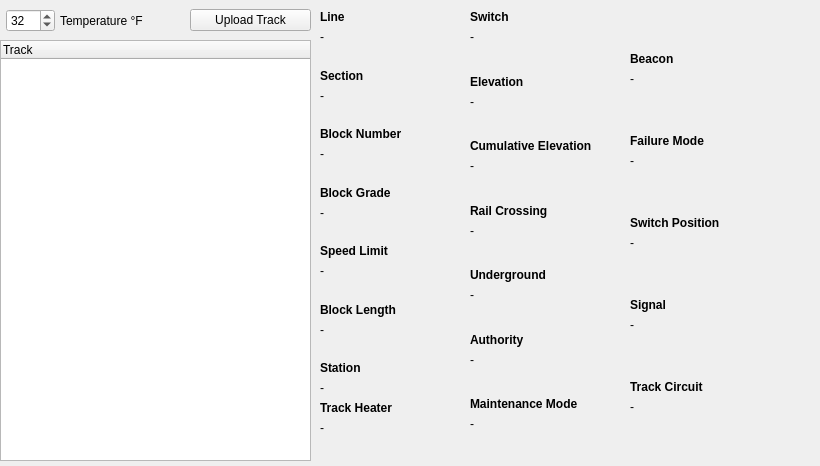
<?xml version="1.0" encoding="UTF-8"?>
<ui version="4.0">
 <class>Widget</class>
 <widget class="QWidget" name="Widget">
  <property name="geometry">
   <rect>
    <x>0</x>
    <y>0</y>
    <width>820</width>
    <height>466</height>
   </rect>
  </property>
  <property name="windowTitle">
   <string>Widget</string>
  </property>
  <widget class="QWidget" name="verticalLayoutWidget">
   <property name="geometry">
    <rect>
     <x>310</x>
     <y>0</y>
     <width>151</width>
     <height>464</height>
    </rect>
   </property>
   <layout class="QVBoxLayout" name="verticalLayout">
    <property name="leftMargin">
     <number>10</number>
    </property>
    <property name="topMargin">
     <number>10</number>
    </property>
    <property name="rightMargin">
     <number>10</number>
    </property>
    <property name="bottomMargin">
     <number>10</number>
    </property>
    <item>
     <widget class="QLabel" name="blockLineTitle">
      <property name="maximumSize">
       <size>
        <width>16777215</width>
        <height>20</height>
       </size>
      </property>
      <property name="font">
       <font>
        <bold>true</bold>
       </font>
      </property>
      <property name="text">
       <string>Line</string>
      </property>
     </widget>
    </item>
    <item>
     <widget class="QLabel" name="blockLineInfo">
      <property name="maximumSize">
       <size>
        <width>16777215</width>
        <height>20</height>
       </size>
      </property>
      <property name="text">
       <string>-</string>
      </property>
     </widget>
    </item>
    <item>
     <spacer name="verticalSpacer_3">
      <property name="orientation">
       <enum>Qt::Vertical</enum>
      </property>
      <property name="sizeHint" stdset="0">
       <size>
        <width>20</width>
        <height>40</height>
       </size>
      </property>
     </spacer>
    </item>
    <item>
     <widget class="QLabel" name="blockLineSection">
      <property name="maximumSize">
       <size>
        <width>16777215</width>
        <height>20</height>
       </size>
      </property>
      <property name="font">
       <font>
        <bold>true</bold>
       </font>
      </property>
      <property name="text">
       <string>Section</string>
      </property>
     </widget>
    </item>
    <item>
     <widget class="QLabel" name="blockSectionInfo">
      <property name="maximumSize">
       <size>
        <width>16777215</width>
        <height>20</height>
       </size>
      </property>
      <property name="text">
       <string>-</string>
      </property>
     </widget>
    </item>
    <item>
     <spacer name="verticalSpacer_4">
      <property name="orientation">
       <enum>Qt::Vertical</enum>
      </property>
      <property name="sizeHint" stdset="0">
       <size>
        <width>20</width>
        <height>40</height>
       </size>
      </property>
     </spacer>
    </item>
    <item>
     <widget class="QLabel" name="blockNumTitle">
      <property name="maximumSize">
       <size>
        <width>16777215</width>
        <height>20</height>
       </size>
      </property>
      <property name="font">
       <font>
        <bold>true</bold>
       </font>
      </property>
      <property name="text">
       <string>Block Number</string>
      </property>
     </widget>
    </item>
    <item>
     <widget class="QLabel" name="blockNumberInfo">
      <property name="maximumSize">
       <size>
        <width>16777215</width>
        <height>20</height>
       </size>
      </property>
      <property name="text">
       <string>-</string>
      </property>
     </widget>
    </item>
    <item>
     <spacer name="verticalSpacer_5">
      <property name="orientation">
       <enum>Qt::Vertical</enum>
      </property>
      <property name="sizeHint" stdset="0">
       <size>
        <width>20</width>
        <height>40</height>
       </size>
      </property>
     </spacer>
    </item>
    <item>
     <widget class="QLabel" name="blockGradeTitle">
      <property name="maximumSize">
       <size>
        <width>16777215</width>
        <height>20</height>
       </size>
      </property>
      <property name="font">
       <font>
        <bold>true</bold>
       </font>
      </property>
      <property name="text">
       <string>Block Grade</string>
      </property>
     </widget>
    </item>
    <item>
     <widget class="QLabel" name="blockGradeInfo">
      <property name="maximumSize">
       <size>
        <width>16777215</width>
        <height>16</height>
       </size>
      </property>
      <property name="text">
       <string>-</string>
      </property>
     </widget>
    </item>
    <item>
     <spacer name="verticalSpacer_6">
      <property name="orientation">
       <enum>Qt::Vertical</enum>
      </property>
      <property name="sizeHint" stdset="0">
       <size>
        <width>20</width>
        <height>40</height>
       </size>
      </property>
     </spacer>
    </item>
    <item>
     <widget class="QLabel" name="blockGradeTitle_2">
      <property name="maximumSize">
       <size>
        <width>16777215</width>
        <height>20</height>
       </size>
      </property>
      <property name="font">
       <font>
        <bold>true</bold>
       </font>
      </property>
      <property name="text">
       <string>Speed Limit</string>
      </property>
     </widget>
    </item>
    <item>
     <widget class="QLabel" name="blockSpeedLimitInfo">
      <property name="maximumSize">
       <size>
        <width>16777215</width>
        <height>20</height>
       </size>
      </property>
      <property name="text">
       <string>-</string>
      </property>
     </widget>
    </item>
    <item>
     <spacer name="verticalSpacer_7">
      <property name="orientation">
       <enum>Qt::Vertical</enum>
      </property>
      <property name="sizeHint" stdset="0">
       <size>
        <width>20</width>
        <height>40</height>
       </size>
      </property>
     </spacer>
    </item>
    <item>
     <widget class="QLabel" name="blockGradeTitle_3">
      <property name="maximumSize">
       <size>
        <width>16777215</width>
        <height>20</height>
       </size>
      </property>
      <property name="font">
       <font>
        <bold>true</bold>
       </font>
      </property>
      <property name="text">
       <string>Block Length</string>
      </property>
     </widget>
    </item>
    <item>
     <widget class="QLabel" name="blockLengthInfo">
      <property name="maximumSize">
       <size>
        <width>16777215</width>
        <height>20</height>
       </size>
      </property>
      <property name="text">
       <string>-</string>
      </property>
     </widget>
    </item>
    <item>
     <spacer name="verticalSpacer_8">
      <property name="orientation">
       <enum>Qt::Vertical</enum>
      </property>
      <property name="sizeHint" stdset="0">
       <size>
        <width>20</width>
        <height>40</height>
       </size>
      </property>
     </spacer>
    </item>
    <item>
     <widget class="QLabel" name="blockGradeTitle_4">
      <property name="maximumSize">
       <size>
        <width>16777215</width>
        <height>20</height>
       </size>
      </property>
      <property name="font">
       <font>
        <bold>true</bold>
       </font>
      </property>
      <property name="lineWidth">
       <number>1</number>
      </property>
      <property name="midLineWidth">
       <number>0</number>
      </property>
      <property name="text">
       <string>Station</string>
      </property>
      <property name="margin">
       <number>0</number>
      </property>
     </widget>
    </item>
    <item>
     <widget class="QLabel" name="blockStationInfo">
      <property name="maximumSize">
       <size>
        <width>16777215</width>
        <height>20</height>
       </size>
      </property>
      <property name="text">
       <string>-</string>
      </property>
     </widget>
    </item>
    <item>
     <widget class="QLabel" name="blockGradeTitle_26">
      <property name="maximumSize">
       <size>
        <width>16777215</width>
        <height>20</height>
       </size>
      </property>
      <property name="font">
       <font>
        <bold>true</bold>
       </font>
      </property>
      <property name="text">
       <string>Track Heater</string>
      </property>
     </widget>
    </item>
    <item>
     <widget class="QLabel" name="blockTrackHeaterInfo">
      <property name="maximumSize">
       <size>
        <width>16777215</width>
        <height>20</height>
       </size>
      </property>
      <property name="text">
       <string>-</string>
      </property>
     </widget>
    </item>
    <item>
     <spacer name="verticalSpacer">
      <property name="orientation">
       <enum>Qt::Vertical</enum>
      </property>
      <property name="sizeHint" stdset="0">
       <size>
        <width>20</width>
        <height>40</height>
       </size>
      </property>
     </spacer>
    </item>
   </layout>
  </widget>
  <widget class="QWidget" name="verticalLayoutWidget_2">
   <property name="geometry">
    <rect>
     <x>0</x>
     <y>40</y>
     <width>311</width>
     <height>421</height>
    </rect>
   </property>
   <layout class="QVBoxLayout" name="verticalLayout_2">
    <item>
     <layout class="QHBoxLayout" name="horizontalLayout_5">
      <item>
       <widget class="QTreeWidget" name="blockListTreeWidget">
        <property name="enabled">
         <bool>true</bool>
        </property>
        <column>
         <property name="text">
          <string>Track</string>
         </property>
        </column>
       </widget>
      </item>
     </layout>
    </item>
   </layout>
  </widget>
  <widget class="QWidget" name="horizontalLayoutWidget">
   <property name="geometry">
    <rect>
     <x>0</x>
     <y>0</y>
     <width>61</width>
     <height>41</height>
    </rect>
   </property>
   <layout class="QHBoxLayout" name="horizontalLayout_2">
    <property name="leftMargin">
     <number>6</number>
    </property>
    <property name="topMargin">
     <number>0</number>
    </property>
    <property name="rightMargin">
     <number>6</number>
    </property>
    <property name="bottomMargin">
     <number>0</number>
    </property>
    <item>
     <widget class="QSpinBox" name="temperatureSpinBox">
      <property name="value">
       <number>32</number>
      </property>
     </widget>
    </item>
   </layout>
  </widget>
  <widget class="QWidget" name="horizontalLayoutWidget_2">
   <property name="geometry">
    <rect>
     <x>190</x>
     <y>0</y>
     <width>121</width>
     <height>41</height>
    </rect>
   </property>
   <layout class="QHBoxLayout" name="horizontalLayout_3">
    <item>
     <widget class="QPushButton" name="uploadTrackButton">
      <property name="text">
       <string>Upload Track</string>
      </property>
     </widget>
    </item>
   </layout>
  </widget>
  <widget class="QWidget" name="horizontalLayoutWidget_3">
   <property name="geometry">
    <rect>
     <x>60</x>
     <y>0</y>
     <width>131</width>
     <height>41</height>
    </rect>
   </property>
   <layout class="QHBoxLayout" name="horizontalLayout_4">
    <item>
     <widget class="QLabel" name="label">
      <property name="text">
       <string>Temperature °F</string>
      </property>
     </widget>
    </item>
   </layout>
  </widget>
  <widget class="QWidget" name="verticalLayoutWidget_3">
   <property name="geometry">
    <rect>
     <x>460</x>
     <y>0</y>
     <width>160</width>
     <height>466</height>
    </rect>
   </property>
   <layout class="QVBoxLayout" name="verticalLayout_4">
    <property name="leftMargin">
     <number>10</number>
    </property>
    <property name="topMargin">
     <number>10</number>
    </property>
    <property name="rightMargin">
     <number>10</number>
    </property>
    <property name="bottomMargin">
     <number>10</number>
    </property>
    <item>
     <widget class="QLabel" name="blockGradeTitle_17">
      <property name="maximumSize">
       <size>
        <width>16777215</width>
        <height>20</height>
       </size>
      </property>
      <property name="font">
       <font>
        <bold>true</bold>
       </font>
      </property>
      <property name="lineWidth">
       <number>1</number>
      </property>
      <property name="midLineWidth">
       <number>0</number>
      </property>
      <property name="text">
       <string>Switch</string>
      </property>
      <property name="margin">
       <number>0</number>
      </property>
     </widget>
    </item>
    <item>
     <widget class="QLabel" name="blockSwitchInfo">
      <property name="maximumSize">
       <size>
        <width>16777215</width>
        <height>20</height>
       </size>
      </property>
      <property name="text">
       <string>-</string>
      </property>
     </widget>
    </item>
    <item>
     <spacer name="verticalSpacer_14">
      <property name="orientation">
       <enum>Qt::Vertical</enum>
      </property>
      <property name="sizeHint" stdset="0">
       <size>
        <width>20</width>
        <height>40</height>
       </size>
      </property>
     </spacer>
    </item>
    <item>
     <widget class="QLabel" name="blockGradeTitle_6">
      <property name="maximumSize">
       <size>
        <width>16777215</width>
        <height>20</height>
       </size>
      </property>
      <property name="font">
       <font>
        <bold>true</bold>
       </font>
      </property>
      <property name="text">
       <string>Elevation</string>
      </property>
     </widget>
    </item>
    <item>
     <widget class="QLabel" name="blockElevationInfo">
      <property name="maximumSize">
       <size>
        <width>16777215</width>
        <height>20</height>
       </size>
      </property>
      <property name="text">
       <string>-</string>
      </property>
     </widget>
    </item>
    <item>
     <spacer name="verticalSpacer_13">
      <property name="orientation">
       <enum>Qt::Vertical</enum>
      </property>
      <property name="sizeHint" stdset="0">
       <size>
        <width>20</width>
        <height>40</height>
       </size>
      </property>
     </spacer>
    </item>
    <item>
     <widget class="QLabel" name="blockGradeTitle_5">
      <property name="maximumSize">
       <size>
        <width>16777215</width>
        <height>20</height>
       </size>
      </property>
      <property name="font">
       <font>
        <bold>true</bold>
       </font>
      </property>
      <property name="text">
       <string>Cumulative Elevation</string>
      </property>
     </widget>
    </item>
    <item>
     <widget class="QLabel" name="blockCumulativeElevationInfo">
      <property name="maximumSize">
       <size>
        <width>16777215</width>
        <height>20</height>
       </size>
      </property>
      <property name="text">
       <string>-</string>
      </property>
     </widget>
    </item>
    <item>
     <spacer name="verticalSpacer_12">
      <property name="orientation">
       <enum>Qt::Vertical</enum>
      </property>
      <property name="sizeHint" stdset="0">
       <size>
        <width>20</width>
        <height>40</height>
       </size>
      </property>
     </spacer>
    </item>
    <item>
     <widget class="QLabel" name="blockGradeTitle_18">
      <property name="maximumSize">
       <size>
        <width>16777215</width>
        <height>20</height>
       </size>
      </property>
      <property name="font">
       <font>
        <bold>true</bold>
       </font>
      </property>
      <property name="text">
       <string>Rail Crossing</string>
      </property>
     </widget>
    </item>
    <item>
     <widget class="QLabel" name="blockRailCrossingInfo">
      <property name="maximumSize">
       <size>
        <width>16777215</width>
        <height>20</height>
       </size>
      </property>
      <property name="text">
       <string>-</string>
      </property>
     </widget>
    </item>
    <item>
     <spacer name="verticalSpacer_11">
      <property name="orientation">
       <enum>Qt::Vertical</enum>
      </property>
      <property name="sizeHint" stdset="0">
       <size>
        <width>20</width>
        <height>40</height>
       </size>
      </property>
     </spacer>
    </item>
    <item>
     <widget class="QLabel" name="blockGradeTitle_20">
      <property name="maximumSize">
       <size>
        <width>16777215</width>
        <height>20</height>
       </size>
      </property>
      <property name="font">
       <font>
        <bold>true</bold>
       </font>
      </property>
      <property name="text">
       <string>Underground</string>
      </property>
     </widget>
    </item>
    <item>
     <widget class="QLabel" name="blockUndergroundInfo">
      <property name="maximumSize">
       <size>
        <width>16777215</width>
        <height>20</height>
       </size>
      </property>
      <property name="text">
       <string>-</string>
      </property>
     </widget>
    </item>
    <item>
     <spacer name="verticalSpacer_10">
      <property name="orientation">
       <enum>Qt::Vertical</enum>
      </property>
      <property name="sizeHint" stdset="0">
       <size>
        <width>20</width>
        <height>40</height>
       </size>
      </property>
     </spacer>
    </item>
    <item>
     <widget class="QLabel" name="blockGradeTitle_22">
      <property name="maximumSize">
       <size>
        <width>16777215</width>
        <height>20</height>
       </size>
      </property>
      <property name="font">
       <font>
        <bold>true</bold>
       </font>
      </property>
      <property name="text">
       <string>Authority</string>
      </property>
     </widget>
    </item>
    <item>
     <widget class="QLabel" name="blockAuthorityInfo">
      <property name="maximumSize">
       <size>
        <width>16777215</width>
        <height>20</height>
       </size>
      </property>
      <property name="text">
       <string>-</string>
      </property>
     </widget>
    </item>
    <item>
     <spacer name="verticalSpacer_9">
      <property name="orientation">
       <enum>Qt::Vertical</enum>
      </property>
      <property name="sizeHint" stdset="0">
       <size>
        <width>20</width>
        <height>40</height>
       </size>
      </property>
     </spacer>
    </item>
    <item>
     <widget class="QLabel" name="blockGradeTitle_24">
      <property name="maximumSize">
       <size>
        <width>16777215</width>
        <height>20</height>
       </size>
      </property>
      <property name="font">
       <font>
        <bold>true</bold>
       </font>
      </property>
      <property name="text">
       <string>Maintenance Mode</string>
      </property>
     </widget>
    </item>
    <item>
     <widget class="QLabel" name="blockMaintenanceModeInfo">
      <property name="maximumSize">
       <size>
        <width>16777215</width>
        <height>20</height>
       </size>
      </property>
      <property name="text">
       <string>-</string>
      </property>
     </widget>
    </item>
    <item>
     <spacer name="verticalSpacer_2">
      <property name="orientation">
       <enum>Qt::Vertical</enum>
      </property>
      <property name="sizeHint" stdset="0">
       <size>
        <width>20</width>
        <height>40</height>
       </size>
      </property>
     </spacer>
    </item>
   </layout>
  </widget>
  <widget class="QWidget" name="verticalLayoutWidget_4">
   <property name="geometry">
    <rect>
     <x>620</x>
     <y>0</y>
     <width>160</width>
     <height>466</height>
    </rect>
   </property>
   <layout class="QVBoxLayout" name="verticalLayout_5">
    <property name="leftMargin">
     <number>10</number>
    </property>
    <property name="topMargin">
     <number>10</number>
    </property>
    <property name="rightMargin">
     <number>10</number>
    </property>
    <property name="bottomMargin">
     <number>10</number>
    </property>
    <item>
     <spacer name="verticalSpacer_19">
      <property name="orientation">
       <enum>Qt::Vertical</enum>
      </property>
      <property name="sizeHint" stdset="0">
       <size>
        <width>20</width>
        <height>40</height>
       </size>
      </property>
     </spacer>
    </item>
    <item>
     <widget class="QLabel" name="blockGradeTitle_30">
      <property name="maximumSize">
       <size>
        <width>16777215</width>
        <height>20</height>
       </size>
      </property>
      <property name="font">
       <font>
        <bold>true</bold>
       </font>
      </property>
      <property name="lineWidth">
       <number>1</number>
      </property>
      <property name="midLineWidth">
       <number>0</number>
      </property>
      <property name="text">
       <string>Beacon</string>
      </property>
      <property name="margin">
       <number>0</number>
      </property>
     </widget>
    </item>
    <item>
     <widget class="QLabel" name="blockBeaconInfo">
      <property name="maximumSize">
       <size>
        <width>16777215</width>
        <height>20</height>
       </size>
      </property>
      <property name="text">
       <string>-</string>
      </property>
     </widget>
    </item>
    <item>
     <spacer name="verticalSpacer_15">
      <property name="orientation">
       <enum>Qt::Vertical</enum>
      </property>
      <property name="sizeHint" stdset="0">
       <size>
        <width>20</width>
        <height>40</height>
       </size>
      </property>
     </spacer>
    </item>
    <item>
     <widget class="QLabel" name="blockGradeTitle_32">
      <property name="maximumSize">
       <size>
        <width>16777215</width>
        <height>20</height>
       </size>
      </property>
      <property name="font">
       <font>
        <bold>true</bold>
       </font>
      </property>
      <property name="text">
       <string>Failure Mode</string>
      </property>
     </widget>
    </item>
    <item>
     <widget class="QLabel" name="blockFailureModeInfo">
      <property name="maximumSize">
       <size>
        <width>16777215</width>
        <height>20</height>
       </size>
      </property>
      <property name="text">
       <string>-</string>
      </property>
     </widget>
    </item>
    <item>
     <spacer name="verticalSpacer_16">
      <property name="orientation">
       <enum>Qt::Vertical</enum>
      </property>
      <property name="sizeHint" stdset="0">
       <size>
        <width>20</width>
        <height>40</height>
       </size>
      </property>
     </spacer>
    </item>
    <item>
     <widget class="QLabel" name="blockGradeTitle_34">
      <property name="maximumSize">
       <size>
        <width>16777215</width>
        <height>20</height>
       </size>
      </property>
      <property name="font">
       <font>
        <bold>true</bold>
       </font>
      </property>
      <property name="text">
       <string>Switch Position</string>
      </property>
     </widget>
    </item>
    <item>
     <widget class="QLabel" name="blockSwitchPositionInfo">
      <property name="maximumSize">
       <size>
        <width>16777215</width>
        <height>20</height>
       </size>
      </property>
      <property name="text">
       <string>-</string>
      </property>
     </widget>
    </item>
    <item>
     <spacer name="verticalSpacer_17">
      <property name="orientation">
       <enum>Qt::Vertical</enum>
      </property>
      <property name="sizeHint" stdset="0">
       <size>
        <width>20</width>
        <height>40</height>
       </size>
      </property>
     </spacer>
    </item>
    <item>
     <widget class="QLabel" name="blockGradeTitle_36">
      <property name="maximumSize">
       <size>
        <width>16777215</width>
        <height>20</height>
       </size>
      </property>
      <property name="font">
       <font>
        <bold>true</bold>
       </font>
      </property>
      <property name="text">
       <string>Signal</string>
      </property>
     </widget>
    </item>
    <item>
     <widget class="QLabel" name="blockSignalInfo">
      <property name="maximumSize">
       <size>
        <width>16777215</width>
        <height>20</height>
       </size>
      </property>
      <property name="text">
       <string>-</string>
      </property>
     </widget>
    </item>
    <item>
     <spacer name="verticalSpacer_18">
      <property name="orientation">
       <enum>Qt::Vertical</enum>
      </property>
      <property name="sizeHint" stdset="0">
       <size>
        <width>20</width>
        <height>40</height>
       </size>
      </property>
     </spacer>
    </item>
    <item>
     <widget class="QLabel" name="blockGradeTitle_38">
      <property name="maximumSize">
       <size>
        <width>16777215</width>
        <height>20</height>
       </size>
      </property>
      <property name="font">
       <font>
        <bold>true</bold>
       </font>
      </property>
      <property name="text">
       <string>Track Circuit</string>
      </property>
     </widget>
    </item>
    <item>
     <widget class="QLabel" name="blockTrackCircuitInfo">
      <property name="maximumSize">
       <size>
        <width>16777215</width>
        <height>20</height>
       </size>
      </property>
      <property name="text">
       <string>-</string>
      </property>
     </widget>
    </item>
    <item>
     <spacer name="verticalSpacer_21">
      <property name="orientation">
       <enum>Qt::Vertical</enum>
      </property>
      <property name="sizeHint" stdset="0">
       <size>
        <width>20</width>
        <height>40</height>
       </size>
      </property>
     </spacer>
    </item>
   </layout>
  </widget>
 </widget>
 <resources/>
 <connections/>
</ui>
